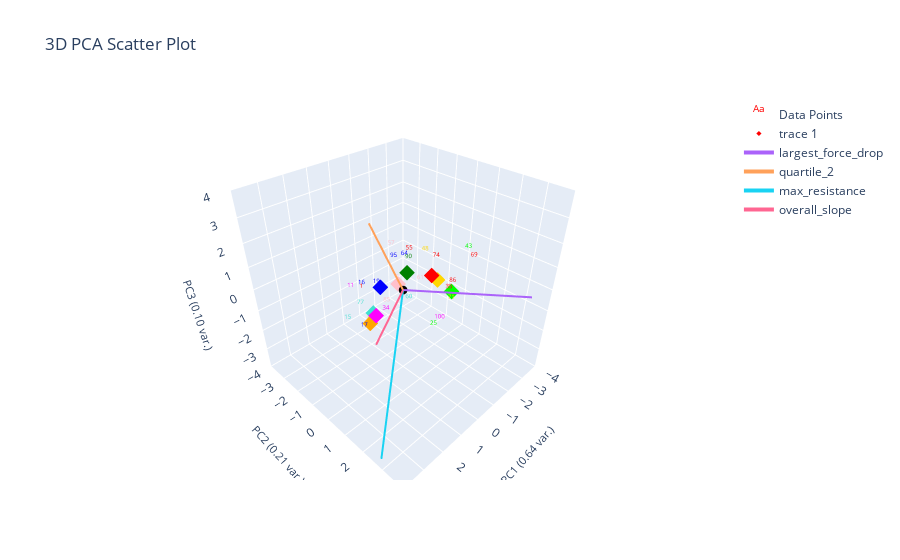

The cell this chart's notebook holds for it:
### Markdown cell above
### Plot Labeled Data Only

### Code cell
plotting.plot_clusters_seperately(marions_labeled_data[f'{ylabel_name}_nums'], curve_data, ylabel_name,
                                  cluster_category_names=list(ylabel_to_cluster_num.keys()),
                                  bold_idxs=marions_labeled_data.index.tolist()) 
plotting.plot_pca(marions_labeled_data, marions_labeled_data[f'{ylabel_name}_nums'], graph_title="Clustering Labeled Data", num_pc=3, ylabel_name=ylabel_name, centroids=label_centroids)

### Figure 1 — Plotly figure (JSON) as saved in the notebook; plotly's stock layout.template omitted (floating-point values rounded to 4 significant figures)
{"data": [{"mode": "text", "name": "Data Points", "text": ["1", "5", "11", "15", "16", "17", "19", "25", "27", "34", "35", "43", "48", "55", "57", "60", "61", "64", "68", "69", "71", "74", "77", "85", "86", "89", "90", "92", "95", "100"], "textfont": {"color": ["red", "pink", "magenta", "turquoise", "blue", "blue", "blue", "lime", "pink", "magenta", "red", "lime", "gold", "red", "pink", "turquoise", "pink", "blue", "magenta", "red", "gold", "red", "turquoise", "pink", "red", "green", "green", "orange", "blue", "magenta"], "size": 6}, "type": "scatter3d", "x": [1.857, -0.1889, 2.272, 2.545, 1.647, 1.623, 0.2153, -0.2495, 0.07766, 1.968, -0.9293, -3.052, -2.095, -1.374, -1.632, 0.02285, -0.05337, -0.1793, 4.052, -2.958, -1.23, -2.312, 1.925, 0.05042, -1.686, 0.3104, -1.256, 1.134, -0.7106, 0.2049], "y": [-0.2121, -0.5085, -0.2762, -0.2015, -0.432, -0.4561, -1.279, 1.387, -0.1788, 1.168, 1.471, 0.6554, -0.8159, -1.025, -2.354, 0.3363, 0.8029, -0.105, 0.4656, 1.036, 1.36, -0.3766, -0.2243, -0.8854, 1.042, 0.429, -0.9463, -0.6701, -1.244, 2.037], "z": [0.6621, -0.09002, 0.867, -0.3299, 0.6004, -1.402, -0.4857, -1.335, -0.2367, 0.5267, 0.07881, 0.5742, 0.2403, 0.4975, 0.06532, -0.4821, 0.5877, 1.157, 0.7412, 0.3765, -0.6373, 0.0252, -0.02383, -1.277, -0.2193, 0.7252, 0.1755, -1.35, 0.3394, -0.3704]}, {"marker": {"color": ["red", "gold", "blue", "green", "pink", "turquoise", "orange", "lime", "magenta"], "size": 4, "symbol": "diamond"}, "mode": "markers", "type": "scatter3d", "x": [-1.234, -1.662, 0.519, -0.4726, -0.3492, 1.498, 1.134, -1.651, 2.124], "y": [0.3225, 0.2719, -0.7031, -0.2587, -0.6247, -0.02981, -0.6701, 1.021, 0.8487], "z": [0.2368, -0.1985, 0.0418, 0.4504, -0.1902, -0.2786, -1.35, -0.3806, 0.4411]}, {"marker": {"color": "black", "size": 3}, "mode": "markers", "name": "Origin", "showlegend": false, "type": "scatter3d", "x": [0], "y": [0], "z": [0]}, {"line": {"width": 4}, "mode": "lines+text", "name": "largest_force_drop", "textposition": "top center", "type": "scatter3d", "x": [0, -3.584], "y": [0, 5.952], "z": [0, 0.7135]}, {"line": {"width": 4}, "mode": "lines+text", "name": "quartile_2", "textposition": "top center", "type": "scatter3d", "x": [0, 3.462], "y": [0, 1.441], "z": [0, 5.863]}, {"line": {"width": 4}, "mode": "lines+text", "name": "max_resistance", "textposition": "top center", "type": "scatter3d", "x": [0, 4.367], "y": [0, 3.257], "z": [0, -3.687]}, {"line": {"width": 4}, "mode": "lines+text", "name": "overall_slope", "textposition": "top center", "type": "scatter3d", "x": [0, 2.257], "y": [0, 0.9408], "z": [0, -0.7253]}], "layout": {"autosize": true, "scene": {"aspectmode": "cube", "xaxis": {"range": [-4, 4], "title": {"font": {"size": 11}, "text": "PC1 (0.64 var.)"}}, "yaxis": {"range": [-4, 4], "title": {"font": {"size": 11}, "text": "PC2 (0.21 var.)"}}, "zaxis": {"range": [-4, 4], "title": {"font": {"size": 11}, "text": "PC3 (0.10 var.)"}}}, "title": {"text": "3D PCA Scatter Plot"}}}
